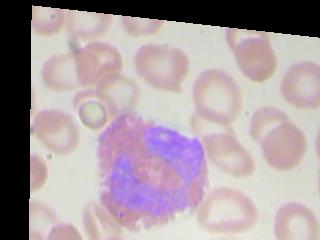
#> input picture dataset/dataset2-master/dataset2-master/images/TRAIN/EOSINOPHIL/_10_672.jpeg, 320 x 240 px, found by its file name; its folder holds only this picture in this run
$ jupyter execute --allow-errors punto2_Lab7.ipynb   (shell and % lines are left out)
#> lines starting #> are read from the running program, lines starting #| are printed output that depends on the picture
## Punto 2 - Vegetable Image Dataset

Tenemos **21,000 fotos de vegetales** divididas en **15 tipos**.
El trabajo es: imaginar que NO sabemos qué vegetal es cada foto,
usar KMeans para agruparlas, y etiquetar solo las más representativas.
**Carpetas usadas:**
- **train/** para entrenar el modelo (15,000 imágenes)
- **test/**  para evaluar el modelo  (3,000 imágenes)

### Paso 1 — Cargar las librerías que vamos a usar

[cell 1]
import os                          # para leer carpetas del disco
import numpy as np                 # para trabajar con números y arrays
import matplotlib.pyplot as plt    # para hacer gráficas
from PIL import Image              # para abrir imágenes
from sklearn.cluster import KMeans # el algoritmo KMeans
from sklearn.linear_model import LogisticRegression  # el clasificador

### Paso 2 — Conectar Google Drive

[cell 2]
# Esto conecta tu Google Drive con Colab
# para que podamos leer el dataset que subiste ahí
from google.colab import drive
drive.mount('/content/drive')

### Paso 3 — Decirle al código dónde están las carpetas

[cell 3]
# Ruta de la carpeta TRAIN (donde están las imágenes para entrenar)
CARPETA_ENTRENAMIENTO = '/content/drive/MyDrive/Colab Notebooks/Intelegencia Artificial/Dataset/Vegetable Images/train'

# Ruta de la carpeta TEST (donde están las imágenes para evaluar)
CARPETA_PRUEBA = '/content/drive/MyDrive/Colab Notebooks/Intelegencia Artificial/Dataset/Vegetable Images/test'

# Verificar que las carpetas existen
print('¿Existe carpeta train?:', os.path.exists(CARPETA_ENTRENAMIENTO))
print('¿Existe carpeta test? :', os.path.exists(CARPETA_PRUEBA))

### Paso 4 — Leer los nombres de los 15 vegetales

[cell 4]
# Cada subcarpeta dentro de train/ es un tipo de vegetal
# sorted() los ordena alfabéticamente para que siempre queden igual
CLASES = sorted(os.listdir(CARPETA_ENTRENAMIENTO))

# Traducción al español (solo para mostrar en pantalla)
TRADUCCION = {
    'Bean'        : 'Frijol',
    'Bitter_Gourd': 'Melon amargo',
    'Bottle_Gourd': 'Calabaza larga',
    'Brinjal'     : 'Berenjena',
    'Broccoli'    : 'Brocoli',
    'Cabbage'     : 'Repollo',
    'Capsicum'    : 'Pimiento',
    'Carrot'      : 'Zanahoria',
    'Cauliflower' : 'Coliflor',
    'Cucumber'    : 'Pepino',
    'Papaya'      : 'Papaya',
    'Potato'      : 'Papa',
    'Pumpkin'     : 'Zapallo',
    'Radish'      : 'Rabano',
    'Tomato'      : 'Tomate'
}

print('Vegetales encontrados:')
#> (the rest of this cell did not finish here and is left out)

### Paso 5 — Cargar las imágenes

Cada imagen se convierte a un listado de números (píxeles).
Una imagen de 64x64 con colores RGB = 64 × 64 × 3 = **12,288 números**.
Eso es una fila de la matriz X.

[cell 5]
def cargar_imagenes(carpeta):
    imagenes  = []
    etiquetas = []

    for numero_clase, nombre_clase in enumerate(CLASES):
        ruta_clase = os.path.join(carpeta, nombre_clase)

        for archivo in os.listdir(ruta_clase):
            if not archivo.lower().endswith(('.jpg', '.jpeg', '.png')):
                continue
            ruta_imagen = os.path.join(ruta_clase, archivo)
            img     = Image.open(ruta_imagen).convert('RGB').resize((64, 64))
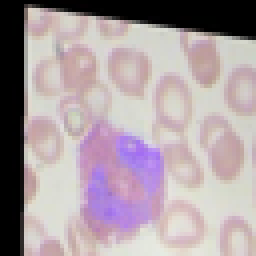
#> img: PIL image 64x64 RGB (shown 4 times larger); mean R, G, B 170.1, 156.5, 161.5
            pixeles = np.array(img, dtype=np.float32) / 255.0
            imagenes.append(pixeles.flatten())
            etiquetas.append(numero_clase)
#> pass 2 of the loop in cargar_imagenes, `for numero_clase, nombre_clase in enumerate(CLASES):`:
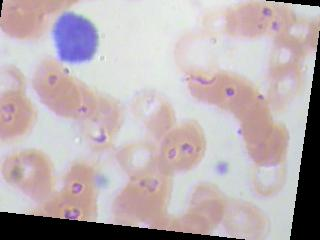
#> input picture dataset/dataset2-master/dataset2-master/images/TRAIN/LYMPHOCYTE/_0_5471.jpeg, 320 x 240 px, found by its file name
#> in cargar_imagenes, `img     = Image.open(ruta_imagen).convert('RGB').resize((64, 64))`:
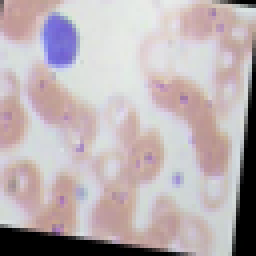
#> img: PIL image 64x64 RGB (shown 4 times larger); mean R, G, B 186.2, 175.1, 178.1

    X = np.array(imagenes)
    y = np.array(etiquetas)

    # ── MEZCLAR aleatoriamente ──────────────────────────────
    # IMPORTANTE: sin esto, X_train[:1000] serían solo imágenes
    # de la primera carpeta (Bean), porque las carpetas se cargan
    # en orden alfabético: primero todas las de Bean, luego
    # todas las de Bitter_Gourd, etc.
    # permutation() genera índices mezclados aleatoriamente
    # para que los 1000 primeros tengan todos los vegetales.
    indices_mezclados = np.random.RandomState(42).permutation(len(X))
#> indices_mezclados = [1, 0]
    return X[indices_mezclados], y[indices_mezclados]

[cell 6]
print('Cargando imágenes de entrenamiento...')
X_train, y_train = cargar_imagenes(CARPETA_ENTRENAMIENTO)
#> y_train = [1, 0]
print(f'  {X_train.shape[0]} imágenes | {X_train.shape[1]} píxeles por imagen')
#|   2 imágenes | 12288 píxeles por imagen
#> pass 2 of the loop in cargar_imagenes, `for numero_clase, nombre_clase in enumerate(CLASES):`:

print()
print('Cargando imágenes de prueba...')
X_test, y_test = cargar_imagenes(CARPETA_PRUEBA)
#> y_test = [1, 0]
print(f'  {X_test.shape[0]} imágenes | {X_test.shape[1]} píxeles por imagen')
#|   2 imágenes | 12288 píxeles por imagen

print()
print('Imágenes por vegetal (entrenamiento):')
#> (the rest of this cell did not finish here and is left out)

### Paso 6 — Ver una imagen de cada vegetal

[cell 7]
fig, axes = plt.subplots(3, 5, figsize=(14, 8))
fig.suptitle('Dataset de Vegetales — Una imagen por clase', fontsize=14)

#> (the rest of this cell did not finish here and is left out)

### K-Means para aprendizaje semi-supervisado.

El aprendizaje semi-supervisado (o *Semi-supervised Learning*) comprende el conjunto
de tecnicas que nos permiten entrenar modelos con datasets parcialmente etiquetados.

**La idea completa:**
1. Imaginamos que NO sabemos qué vegetal es cada imagen
2. KMeans agrupa las 15,000 imágenes en 100 grupos por similitud visual
3. De cada grupo tomamos la imagen más cercana al centro = la más representativa
4. Etiquetamos solo esas 100 imágenes (en vez de las 15,000)
5. Entrenamos un clasificador con esas 50 imágenes
6. Comparamos con elegir 50 imágenes al azar

[cell 8]
from sklearn.cluster import KMeans

# Usamos 100 grupos aunque haya 15 clases
# ¿Por qué 50 y no 15?
# Porque dentro de "Zanahoria" hay fotos con distintos ángulos,
# iluminaciones, tamaños... 50 grupos captura mejor esa variedad.
k = 80
kmeans = KMeans(n_clusters=k, random_state=42)

# fit_transform hace dos cosas a la vez:
# 1. Agrupa las 15,000 imágenes en 50 grupos (fit)
# 2. Calcula la distancia de cada imagen a cada uno de los 50 centros (transform)
#> (the rest of this cell did not finish here and is left out)

#> (a cell that did not finish here is left out)

#> (a cell that did not finish here is left out)

#> (a cell that did not finish here is left out)

[cell 12]
# Mostrar las 50 imágenes más representativas
plt.figure(figsize=(15, 15))
#> (the rest of this cell did not finish here and is left out)

El siguiente paso consiste en anotar manualmente estas etiquetas (aquí haremos trampas ya que disponemos de dichas etiquetas :p).

#> (a cell that did not finish here is left out)

Y entrenaremos un clasificador usando estas imágenes representativas.

[cell 14]
from sklearn.linear_model import LogisticRegression

# Entrenar con las 50 imágenes REPRESENTATIVAS elegidas por KMeans
log_reg2 = LogisticRegression(multi_class="ovr", solver="lbfgs", max_iter=5000, random_state=42)
#> (the rest of this cell did not finish here and is left out)

Como puedes observar hemos obtenido una precision habiendo anotado simplemente 100 imagenes, pero aquellas mas representativas. Entrenar el mismo modelo con las primeras 100 imagenes (aleatorias) nos dara una precision menor.

[cell 15]
# Entrenar con las primeras 100 imágenes del dataset (aleatorias)
# Esto es el BASELINE — lo mínimo que esperamos obtener
log_reg = LogisticRegression(multi_class="ovr", solver="lbfgs", max_iter=5000, random_state=42)
log_reg.fit(X_train[:100], y_train[:100])
log_reg.score(X_test, y_test)
#> Out = 1

A veces, al entrenar modelos de Machine Learning, no importa tanto tener muchos datos, sino que sean los mas utiles y representativos.
Podemos propagar las etiquetas al resto del dataset: cada imagen recibe la etiqueta de la imagen representativa de su grupo (centroide más cercano).

[cell 16]
# Crear un array vacío del mismo tamaño que y_train
y_train_propagated = np.empty(len(X_train), dtype=int)
#> y_train_propagated = [1, 0]

# Para cada uno de los 100 grupos:
# todas las imágenes de ese grupo reciben la etiqueta
# de su imagen representativa
#> (the rest of this cell did not finish here and is left out)

[cell 17]
# Entrenar con las primeras 1,000 imágenes usando etiquetas propagadas
log_reg3 = LogisticRegression(multi_class="ovr", solver="lbfgs", max_iter=5000, random_state=42)
log_reg3.fit(X_train[:1000], y_train_propagated[:1000])
log_reg3.score(X_test, y_test)
#> Out = 1

Esto sin embargo puede empeorar nuestro clasificador, incluso usando mas muestras de entrenamiento. Esto es debido al ruido que estamos introduciendo, ya que no todas las imagenes estaran bien agrupadas. Para mejorar esto podemos aplicar tecnicas de aprendizaje activo.

### Aprendizaje Activo

El aprendizaje activo (o *Active Learning*) consiste en entrenar modelos de ML de manera iterativa, incluyendo en cada iteracion nuevas muestras al dataset focalizando en ejemplos en los que el modelo tenga mas problemas.

[cell 18]
# predict_proba dice con qué confianza el modelo clasifica cada imagen
# Por ejemplo: [0.02, 0.71, 0.03, ...] → 71% seguro de que es clase 1
probas = log_reg3.predict_proba(X_train[:1000])
#> probas = [[0.00534, 0.995], [0.994, 0.00554]]
# argmax encuentra la clase con mayor probabilidad (la que predice)
labels_ixs = np.argmax(probas, axis=1)
#> labels_ixs = [1, 0]

# Extraer la probabilidad de la clase predicha para cada imagen
labels = np.array([proba[ix] for proba, ix in zip(probas, labels_ixs)])
#> labels = [0.995, 0.994]

# argsort ordena de menor a mayor confianza
# las primeras posiciones = imágenes donde el modelo está más confundido
sorted_ixs = np.argsort(labels)
#> sorted_ixs = [1, 0]

# Ver las 10 confianzas más bajas
labels[sorted_ixs[:10]]
#> Out = [0.994, 0.995]

[cell 19]
# Tomar las 100 imágenes donde el modelo tiene MENOS confianza
X_lowest = X_train[:1000][sorted_ixs[:k]]

plt.figure(figsize=(15, 15))
for index, img in enumerate(X_lowest):
    plt.subplot(k // 10, 10, index + 1)
    plt.imshow(img.reshape(64, 64, 3), interpolation="bilinear")
    plt.axis('off')
#> this loop made 2 passes
plt.suptitle(f'Las {k} imágenes donde el modelo está más confundido\n'
             '(estas se corrigen con su etiqueta real)', fontsize=10)
plt.show()
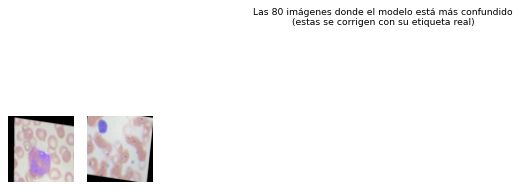
#> figure drawn by matplotlib, 2 panels

[cell 20]
# Obtener las etiquetas REALES de esas 50 imágenes confusas
# En la vida real, aquí un experto las etiquetaría manualmente
y_lowest = y_train[:1000][sorted_ixs[:k]]
#> y_lowest = [0, 1]
y_lowest
#> Out = [0, 1]

[cell 21]
# Copiar las etiquetas propagadas
y_train2 = y_train_propagated[:1000].copy()
#> y_train2 = [1, 0]

# Reemplazar las 50 más confusas con sus etiquetas REALES
# Esto es lo que hace el aprendizaje activo:
# corregir exactamente donde el modelo más lo necesita
y_train2[sorted_ixs[:k]] = y_lowest

[cell 22]
# Reentrenar con las correcciones aplicadas
log_reg5 = LogisticRegression(multi_class="ovr", solver="lbfgs", max_iter=5000, random_state=42)
log_reg5.fit(X_train[:1000], y_train2)
log_reg5.score(X_test, y_test)
#> Out = 1
